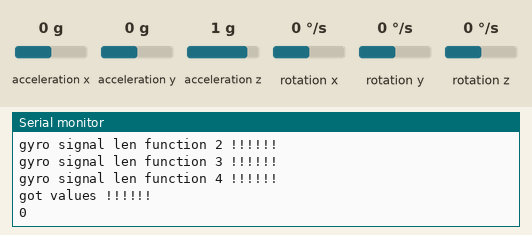
Recording of a sketch running on a simulated Arduino Uno, built with avr-gcc and run on an emulated ATmega328P. Parts: the last lines printed to the serial monitor. Wiring (inferred from the names in the program): MPU-6050 motion sensor at I2C address 0x68. Inputs (shaded band) come from the test bench; at power-on: rotation z 0 °/s, acceleration x 0 g, acceleration y 0 g, acceleration z 1 g, rotation x 0 °/s, rotation y 0 °/s.

Above: at 1.2 s.
1.3 s: rotation z set to -192 °/s
At 1.54 s:
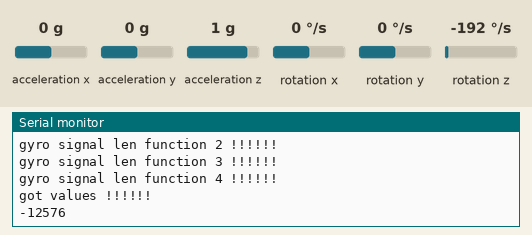
2.8 s: rotation z set to -100 °/s
At 3.17 s:
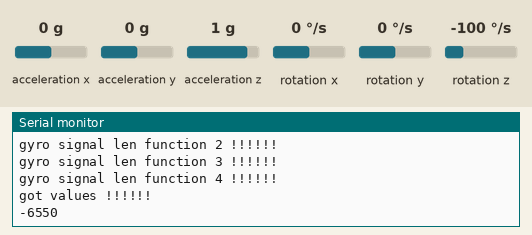
Timing chart, 0 to 5.8 s (numbered marks = the images above; inputs shaded):
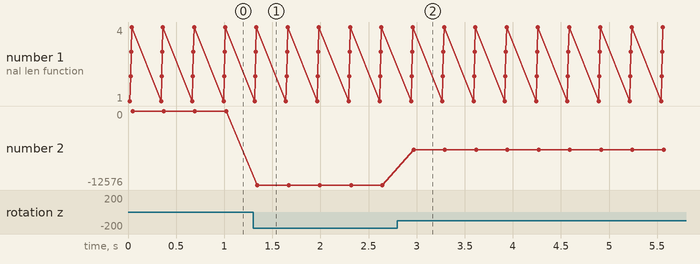

The sketch:

gyro_test.ino
```cpp
#include <Wire.h>
const int gyro_address=0x68;
int temperature;
int acc_axis[4], gyro_axis[4];


void setup() {
Serial.begin(57600);
Serial.println("hloo setup script is running !!!!!!");
// put your setup code here, to run once:
set_gyro_registers();
Serial.println("Done setting gyro register !!!!!!");
}

void loop() {
  Serial.println("on loop  !!!!!!");
  // put your main code here, to run repeatedly:
  Serial.println("getting gyro values !!!!!!");
gyro_signalen();
Serial.println("got values !!!!!!");
//Serial.println(acc_axis[1]);
//Serial.println(acc_axis[2]);
//Serial.println(acc_axis[3]);

//Serial.println(gyro_axis[1]);
//Serial.println(gyro_axis[2]);
Serial.println(gyro_axis[3]);

delay(300);


}


void gyro_signalen(){

Serial.println("gyro signal len function 1 !!!!!!");


  //Read the MPU-6050
    Wire.beginTransmission(gyro_address);                                   //Start communication with the gyro.
    Wire.write(0x3B);                                                       //Start reading @ register 43h and auto increment with every read.
    Wire.endTransmission();                                                 //End the transmission.
    Wire.requestFrom(gyro_address,14);                                      //Request 14 bytes from the gyro.

 Serial.println("gyro signal len function 2 !!!!!!");
//receiver_input_channel_1 = convert_receiver_channel(1);                 //Convert the actual receiver signals for pitch to the standard 1000 - 2000us.
//receiver_input_channel_2 = convert_receiver_channel(2);                 //Convert the actual receiver signals for roll to the standard 1000 - 2000us.
//receiver_input_channel_3 = convert_receiver_channel(3);                 //Convert the actual receiver signals for throttle to the standard 1000 - 2000us.
//receiver_input_channel_4 = convert_receiver_channel(4);                 //Convert the actual receiver signals for yaw to the standard 1000 - 2000us.


    while(Wire.available() < 14)
    {Serial.println("wire availianle less than 14 !!!!!!"); };

    //Wait until the 14 bytes are received.
    acc_axis[1] = Wire.read()<<8|Wire.read();                               //Add the low and high byte to the acc_x variable.
    acc_axis[2] = Wire.read()<<8|Wire.read();                               //Add the low and high byte to the acc_y variable.
    acc_axis[3] = Wire.read()<<8|Wire.read();                               //Add the low and high byte to the acc_z variable.
    temperature = Wire.read()<<8|Wire.read();                               //Add the low and high byte to the temperature variable.
    gyro_axis[1] = Wire.read()<<8|Wire.read();                              //Read high and low part of the angular data.
    gyro_axis[2] = Wire.read()<<8|Wire.read();                              //Read high and low part of the angular data.
    gyro_axis[3] = Wire.read()<<8|Wire.read();                              //Read high and low part of the angular data.
  Serial.println("gyro signal len function 3 !!!!!!");
 /*
  if(cal_int == 2000){
    gyro_axis[1] -= gyro_axis_cal[1];                                       //Only compensate after the calibration.
    gyro_axis[2] -= gyro_axis_cal[2];                                       //Only compensate after the calibration.
    gyro_axis[3] -= gyro_axis_cal[3];                                       //Only compensate after the calibration.
  }
  */

  /*
  gyro_roll = gyro_axis[eeprom_data[28] & 0b00000011];                      //Set gyro_roll to the correct axis that was stored in the EEPROM.
  if(eeprom_data[28] & 0b10000000)gyro_roll *= -1;                          //Invert gyro_roll if the MSB of EEPROM bit 28 is set.
  gyro_pitch = gyro_axis[eeprom_data[29] & 0b00000011];                     //Set gyro_pitch to the correct axis that was stored in the EEPROM.
  if(eeprom_data[29] & 0b10000000)gyro_pitch *= -1;                         //Invert gyro_pitch if the MSB of EEPROM bit 29 is set.
  gyro_yaw = gyro_axis[eeprom_data[30] & 0b00000011];                       //Set gyro_yaw to the correct axis that was stored in the EEPROM.
  if(eeprom_data[30] & 0b10000000)gyro_yaw *= -1;                           //Invert gyro_yaw if the MSB of EEPROM bit 30 is set.

  acc_x = acc_axis[eeprom_data[29] & 0b00000011];                           //Set acc_x to the correct axis that was stored in the EEPROM.
  if(eeprom_data[29] & 0b10000000)acc_x *= -1;                              //Invert acc_x if the MSB of EEPROM bit 29 is set.
  acc_y = acc_axis[eeprom_data[28] & 0b00000011];                           //Set acc_y to the correct axis that was stored in the EEPROM.
  if(eeprom_data[28] & 0b10000000)acc_y *= -1;                              //Invert acc_y if the MSB of EEPROM bit 28 is set.
  acc_z = acc_axis[eeprom_data[30] & 0b00000011];                           //Set acc_z to the correct axis that was stored in the EEPROM.
  if(eeprom_data[30] & 0b10000000)acc_z *= -1;                              //Invert acc_z if the MSB of EEPROM bit 30 is set.

*/

Serial.println("gyro signal len function 4 !!!!!!");
}


void set_gyro_registers(){
  //Setup the MPU-6050

    Wire.beginTransmission(gyro_address);                                      //Start communication with the address found during search.
    Wire.write(0x6B);                                                          //We want to write to the PWR_MGMT_1 register (6B hex)
    Wire.write(0x00);                                                          //Set the register bits as 00000000 to activate the gyro
    Wire.endTransmission();                                                    //End the transmission with the gyro.

    Wire.beginTransmission(gyro_address);                                      //Start communication with the address found during search.
    Wire.write(0x1B);                                                          //We want to write to the GYRO_CONFIG register (1B hex)
    Wire.write(0x08);                                                          //Set the register bits as 00001000 (500dps full scale)
    Wire.endTransmission();                                                    //End the transmission with the gyro

    Wire.beginTransmission(gyro_address);                                      //Start communication with the address found during search.
    Wire.write(0x1C);                                                          //We want to write to the ACCEL_CONFIG register (1A hex)
    Wire.write(0x10);                                                          //Set the register bits as 00010000 (+/- 8g full scale range)
    Wire.endTransmission();                                                    //End the transmission with the gyro

    Wire.beginTransmission(gyro_address);                                      //Start communication with the address found during search
    Wire.write(0x1A);                                                          //We want to write to the CONFIG register (1A hex)
    Wire.write(0x03);                                                          //Set the register bits as 00000011 (Set Digital Low Pass Filter to ~43Hz)
    Wire.endTransmission();                                                    //End the transmission with the gyro


}
```

Measured:
- after the input at 1.3 s, the serial monitor: prints a new line at once (image 1)
- after the input at 2.8 s, the serial monitor: prints a new line after 0.17 s (image 2)
- plotted number 2: 0 → -12576 after the input at 1.3 s, -12576 → -6550 after the input at 2.8 s
